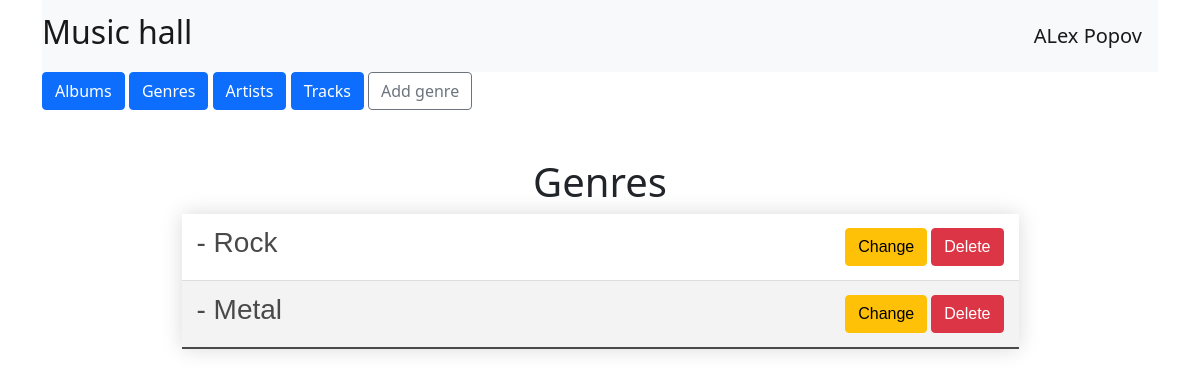
Page /genres_list (signed in) on the committed database.
### data/customers.py (models this page shows, shortened)
class Customer(SqlAlchemyBase,  UserMixin, SerializerMixin):
    __tablename__ = 'customers'
    id = sqlalchemy.Column(sqlalchemy.Integer,
                           primary_key=True, autoincrement=True)
    surname = sqlalchemy.Column(sqlalchemy.String, nullable=True)
    name = sqlalchemy.Column(sqlalchemy.String, nullable=True)
    email = sqlalchemy.Column(sqlalchemy.String, nullable=True, unique=True)
    hashed_password = sqlalchemy.Column(sqlalchemy.String, nullable=True)

### data/genres.py (models this page shows)
class Genre(SqlAlchemyBase, SerializerMixin):
    __tablename__ = 'genres'
    id = sqlalchemy.Column(sqlalchemy.Integer,
                           primary_key=True, autoincrement=True)
    name = sqlalchemy.Column(sqlalchemy.String, nullable=True)

### main.py (the view)
@app.route("/genres_list")
def genres_list():
    genres = keeper.get_genres()
    return render_template("genres.html", title='Hall', genres=genres)

### data/db_keeper.py (called while the page is built)
    def get_genres(self):
        genres = self.pretty.get('genres')
        return genres

    def load_user(self, id):
        db_sess = db_session.create_session()
        return db_sess.query(Customer).get(id)

### data/db_session.py (called while the page is built)
def create_session() -> Session:
    global __factory
    return __factory()

### data/pretty_resource.py (called while the page is built, shortened)
    def get(self, param):
        db_sess = db_session.create_session()
        if param == 'albums':
            albums = db_sess.query(Album).all()
            out = []
            for i in albums:
                tracks = db_sess.query(Track).filter(
                    Track.albumid == i.id).all()
                artist = db_sess.query(Artist).filter(
                    Artist.id == i.artistid).first().name
                duration = sum(map(lambda x: x.seconds, tracks))
                out.append(
                    {'album': i, 'duration': duration // 60, 'artist': artist}
                )
            return out
        elif param == 'genres':
            genres = db_sess.query(Genre).all()
            return genres
        return {'message': 'Bad param'}

### main.py (called while the page is built)
@login_manager.user_loader
def load_user(user_id):
    return keeper.load_user(user_id)

### templates/genres.html
{% extends "base.html" %}
{% block content %}
    {% if current_user.is_authenticated %}
        <a href="genres" class="btn btn-outline-secondary">Add genre</a>
    {% endif %}
    <h1 class="centred"><br>Genres</h1>
    <table class="styled-table" align="middle">
        <tbody>
            {%for item in genres%}
            <tr class="active-row">
                <td><h3> - {{item.name}}</h3></td>
                    {% if current_user.is_authenticated%}
                <td>
                <div align="right">
                    <a href="/genres/{{ item.id }}" class="btn btn-warning">
                        Change
                    </a>
                    <a href="/genres_delete/{{ item.id }}" class="btn btn-danger">
                        Delete
                    </a>
                </div>
                {% endif %}
                </td>
            </tr>
            {% endfor %}
        </tbody>
    </table>
{% endblock %}

### templates/base.html (shortened to what this page needs)
<!DOCTYPE html>
<html lang="en">
<head>
        <link rel="stylesheet" href="/static/css/style.css"/>
        <link rel="stylesheet"
        href="https://cdn.jsdelivr.net/npm/bootstrap@5.0.0-beta1/dist/css/bootstrap.min.css"
>
    </head>
    <body>
        <main role="main" class="container">
            <nav class="navbar navbar-light bg-light">
                <a class="navbar-brand" href="/"><h2>Music hall</h2></a>
                {% if current_user.is_authenticated %}
                    <a class="navbar-brand" href="/logout">{{ current_user.name }} {{ current_user.surname }}</a>
                {% else %}
                    <p>
                        <a class="btn btn-outline-secondary" href="/register">Зарегистрироваться</a>
                        <a class="btn btn-outline-secondary" href="/login">Войти</a>
                    </p>
                {% endif %}
            </nav>
                <a href="/albums_list" class="btn btn-primary">Albums</a>
                <a href="/genres_list" class="btn btn-primary">Genres</a>
                <a href="/artists_list" class="btn btn-primary">Artists</a>
                <a href="/tracks_list" class="btn btn-primary">Tracks</a>
            {% block content %}{% endblock %}
        </main>
    </body>
</html>

### static/css/style.css (style rules this page uses)
.centred { text-align: center; text-valign: center; }
.styled-table { border-collapse: collapse; width: 75%; margin-left:auto; margin-right:auto; font-size: 0.9em; font-family: sans-serif; box-shadow: 0 0 20px rgba(0, 0, 0, 0.15); }
.styled-table th, .styled-table td { padding: 12px 15px; }
.styled-table tbody tr { border-bottom: 1px solid #dddddd; }
.styled-table tbody tr:nth-of-type(even) { background-color: #f3f3f3; }
.styled-table tbody tr:last-of-type { border-bottom: 2px solid #494949; }
.styled-table tbody tr.active-row { font-weight: bold; color: #494949; }

### rows in the picture
Customer: name "ALex", surname "Popov"
Genre: name "Rock"
Genre: name "Metal"
